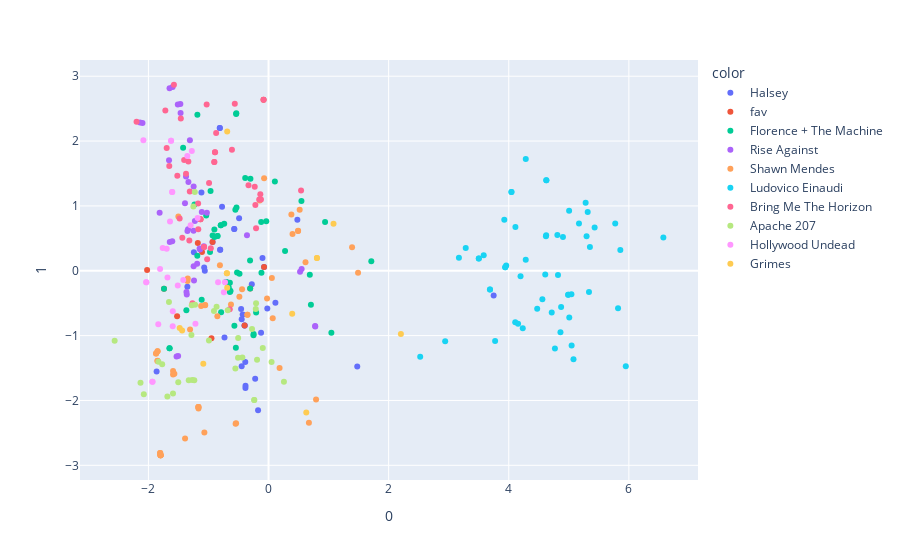

The notebook cell saved with this chart:
### Code cell
df2 = pd.concat([df_halsey, favsong_df, df_florence, df_riseagainst, df_shawn, df_einaudi, df_bmth, df_apache, df_hd, df_grimes])
pipeline = Pipeline([('scaling', StandardScaler()), ('pca', PCA(n_components=2))])

components = pipeline.fit_transform(df2[features_list])
fig = px.scatter(components, x=0, y=1, color=df2["group"], hover_name = df2["song"])
fig.show()

### Figure 1 — Plotly figure (JSON) as saved in the notebook; plotly's stock layout.template omitted (floating-point values rounded to 4 significant figures)
{"data": [{"hovertemplate": "<b>%{hovertext}</b><br><br>color=Halsey<br>0=%{x}<br>1=%{y}<extra></extra>", "hovertext": ["Gasoline_['Halsey']", "Control_['Halsey']", "Colors_['Halsey']", "Castle_['Halsey']", "New Americana_['Halsey']", "Closer_['The Chainsmokers', 'Halsey']", "Him & I (with Halsey)_['G-Eazy', 'Halsey']", "Sorry_['Halsey']", "Walls Could Talk_['Halsey']", "Bad At Love_['Halsey']", "Without Me_['Halsey']", "Eastside (with Halsey & Khalid)_['benny blanco', 'Halsey', 'Khalid']", "Eastside (with Halsey & Khalid)_['benny blanco', 'Halsey', 'Khalid']", "Boy With Luv (feat. Halsey)_['BTS', 'Halsey']", "Die For Me (feat. Future & Halsey)_['Post Malone', 'Halsey', 'Future']", "Nightmare_['Halsey']", "Be Kind (with Halsey)_['Marshmello', 'Halsey']", "forget me too (feat. Halsey)_['Machine Gun Kelly', 'Halsey']", "You should be sad_['Halsey']", "Life's A Mess (feat. Halsey)_['Juice WRLD', 'Halsey']", "Without Me_['Halsey']", "The Salley Gardens_['Benjamin Britten', 'The Elizabethan Singers', 'Wilfrid Parry', 'Louis Halsey']", "Now Or Never_['Halsey']", "The Feeling_['Justin Bieber', 'Halsey']", "Young God_['Halsey']", "Hurricane_['Halsey']", "Graveyard_['Halsey']", "Eastside (with Halsey & Khalid) - Acoustic_['benny blanco', 'Halsey', 'Khalid']", "11 Minutes (with Halsey feat. Travis Barker)_['YUNGBLUD', 'Halsey', 'Travis Barker']", "Drive_['Halsey']", "Hold Me Down_['Halsey']", "The Feeling_['Justin Bieber', 'Halsey']", "Colors_['Halsey']", "New Americana_['Halsey']", "Good Mourning_['Halsey']", "Closer_['The Chainsmokers', 'Halsey']"], "legendgroup": "Halsey", "marker": {"color": "#636efa", "symbol": "circle"}, "mode": "markers", "name": "Halsey", "orientation": "v", "showlegend": true, "type": "scatter", "x": [-0.4473, -0.07454, -0.8052, -0.02056, -0.8117, -0.3844, -0.49, 1.477, -0.2788, -1.071, -0.3978, -0.4306, -0.447, -1.864, -0.7739, -1.351, -0.4567, -1.243, -0.1006, 0.4801, -0.3978, 3.749, -0.7332, -0.5705, 0.1146, -1.117, -0.3874, -0.1743, -0.9322, -0.1246, -1.061, -0.5705, -0.8052, -0.8117, -0.2225, -0.3833], "xaxis": "x", "y": [-1.474, 0.05957, 0.3241, -0.5803, 2.202, -1.809, 0.8096, -1.475, -0.2096, 0.05038, -0.845, -0.6752, -0.7494, -1.554, 0.9878, -0.247, -0.589, 0.2857, 0.1983, 0.7867, -0.845, -0.3795, -1.028, 0.645, -0.4938, 1.207, -1.409, -2.149, 0.4428, -0.9543, 0.0005479, 0.645, 0.3241, 2.202, -1.667, -1.774], "yaxis": "y"}, {"hovertemplate": "<b>%{hovertext}</b><br><br>color=fav<br>0=%{x}<br>1=%{y}<extra></extra>", "hovertext": ["Telephone_['Lady Gaga', 'Beyoncé']", "Control_['Halsey']", "Without Me_['Halsey']", "Alone In A Room_['Asking Alexandria']", "Kingslayer (feat. BABYMETAL)_['Bring Me The Horizon', 'BABYMETAL']", "Ship To Wreck_['Florence + The Machine']", "What Kind Of Man_['Florence + The Machine']", "The Black_['Asking Alexandria']", "11 Minutes (with Halsey feat. Travis Barker)_['YUNGBLUD', 'Halsey', 'Travis Barker']", "Ludens_['Bring Me The Horizon', 'Death Stranding: Timefall']", "La rage_['Keny Arkana']", "The Break Up_['Machine Gun Kelly']"], "legendgroup": "fav", "marker": {"color": "#EF553B", "symbol": "circle"}, "mode": "markers", "name": "fav", "orientation": "v", "showlegend": true, "type": "scatter", "x": [-1.522, -0.07454, -0.3978, -1.177, -1.133, -1.741, -0.3059, -1.108, -0.9322, -0.08282, -2.022, -0.9505], "xaxis": "x", "y": [-0.7006, 0.05957, -0.845, 0.4298, 0.7931, -0.2771, -0.2749, 0.2877, 0.4428, 2.636, 0.01103, -1.039], "yaxis": "y"}, {"hovertemplate": "<b>%{hovertext}</b><br><br>color=Florence + The Machine<br>0=%{x}<br>1=%{y}<extra></extra>", "hovertext": ["Dog Days Are Over_['Florence + The Machine']", "You've Got The Love_['Florence + The Machine']", "Cosmic Love_['Florence + The Machine']", "Shake It Out_['Florence + The Machine']", "Spectrum (Say My Name) - Calvin Harris Remix_['Florence + The Machine', 'Calvin Harris']", "Never Let Me Go_['Florence + The Machine']", "Dog Days Are Over_['Florence + The Machine']", "Kiss With A Fist_['Florence + The Machine']", "You've Got The Love_['Florence + The Machine']", "Heavy In Your Arms_['Florence + The Machine']", "No Light, No Light_['Florence + The Machine']", "Seven Devils_['Florence + The Machine']", "Spectrum (Say My Name) - Calvin Harris Remix_['Florence + The Machine', 'Calvin Harris']", "Kiss With A Fist_['Florence + The Machine']", "You've Got The Love - Jamie xx Rework_['Florence + The Machine', 'The xx', 'Jamie xx']", "Howl_['Florence + The Machine']", "You've Got The Dirtee Love - Live At The Brit Awards / 2010_['Florence + The Machine', 'Dizzee Rascal']", "Ship To Wreck_['Florence + The Machine']", "Shake It Out - MTV Unplugged, 2012_['Florence + The Machine']", "Bird Song_['Florence + The Machine']", "Girl With One Eye_['Florence + The Machine']", "What The Water Gave Me_['Florence + The Machine']", "Spectrum_['Florence + The Machine']", "Dog Days Are Over - MTV Unplugged, 2012_['Florence + The Machine']", "Rabbit Heart (Raise It Up)_['Florence + The Machine']", "Shake It Out - Acoustic_['Florence + The Machine']", "Drumming Song_['Florence + The Machine']", "Breath Of Life_['Florence + The Machine']", "What Kind Of Man_['Florence + The Machine']", "Queen Of Peace_['Florence + The Machine']", "Delilah_['Florence + The Machine']", "Stand By Me_['Florence + The Machine']", "Hunger_['Florence + The Machine']", "Dog Days Are Over_['Florence + The Machine']", "You've Got The Love_['Florence + The Machine']", "Cosmic Love_['Florence + The Machine']", "Kiss With A Fist_['Florence + The Machine']", "Shake It Out_['Florence + The Machine']", "Never Let Me Go_['Florence + The Machine']", "No Light, No Light_['Florence + The Machine']", "Kiss With A Fist_['Florence + The Machine']", "Shake It Out_['Florence + The Machine']", "I'm Not Calling You A Liar_['Florence + The Machine']", "My Boy Builds Coffins_['Florence + The Machine']", "Between Two Lungs_['Florence + The Machine']", "Hurricane Drunk_['Florence + The Machine']", "Blinding_['Florence + The Machine']", "Falling_['Florence + The Machine']", "Dog Days Are Over_['Florence + The Machine']", "Dog Days Are Over_['Florence + The Machine']", "You've Got The Love_['Florence + The Machine']", "Only If For A Night_['Florence + The Machine']", "Seven Devils_['Florence + The Machine']", "You've Got The Love_['Florence + The Machine']", "Heartlines_['Florence + The Machine']"], "legendgroup": "Florence + The Machine", "marker": {"color": "#00cc96", "symbol": "circle"}, "mode": "markers", "name": "Florence + The Machine", "orientation": "v", "showlegend": true, "type": "scatter", "x": [-0.7949, -0.6666, -0.5242, -0.6358, -1.648, -0.5335, -0.8496, -0.9743, -0.6987, 0.548, -0.5397, -0.2508, -1.649, -0.9018, 0.2752, -0.9657, -1.422, -1.741, -0.3014, 0.9417, 0.6874, -0.1223, -0.7896, 0.1057, -1.368, 0.7057, -1.233, -0.3883, -0.3059, -1.113, -1.186, 1.047, -0.2067, -0.738, -0.6438, -0.4832, -0.9313, -0.6434, -0.5523, -0.5368, -0.8994, -0.6358, -0.1178, -0.3073, -0.03755, -1.185, -1.038, 1.712, -0.8496, -0.7949, -0.6666, -0.5438, -0.2484, -0.714, -0.5685], "xaxis": "x", "y": [0.701, -0.2526, -0.02693, -0.3107, -1.193, 0.9749, 0.5357, 0.2891, -0.1724, 1.075, 2.416, -0.994, -1.196, 0.6378, 0.3063, 1.228, 1.896, -0.2771, 1.42, 0.7527, -0.06261, 0.7508, -0.6387, 1.377, -0.608, -0.5234, 1.021, 1.431, -0.2749, -0.4474, 0.2317, -0.9559, -0.6418, 0.7236, -0.1856, -0.04582, 0.5419, -0.3282, 0.9398, 2.43, 0.5197, -0.3107, -0.03243, 0.1596, 0.7623, 2.406, 0.8537, 0.1477, 0.5358, 0.701, -0.2526, -1.189, -0.9756, -0.177, -0.847], "yaxis": "y"}, {"hovertemplate": "<b>%{hovertext}</b><br><br>color=Rise Against<br>0=%{x}<br>1=%{y}<extra></extra>", "hovertext": ["Give It All_['Rise Against']", "Swing Life Away_['Rise Against']", "Prayer Of The Refugee_['Rise Against']", "Under The Knife_['Rise Against']", "Savior_['Rise Against']", "Hero Of War_['Rise Against']", "Re-Education (Through Labor)_['Rise Against']", "Satellite_['Rise Against']", "Make It Stop (September's Children)_['Rise Against']", "Help Is On The Way_['Rise Against']", "Injection_['Rise Against']", "Behind Closed Doors_['Rise Against']", "Worth Dying For_['Rise Against']", "Swing Life Away_['Rise Against']", "Give It All_['Rise Against']", "Paper Wings_['Rise Against']", "Prayer Of The Refugee_['Rise Against']", "Under The Knife_['Rise Against']", "The Good Left Undone_['Rise Against']", "Injection_['Rise Against']", "Behind Closed Doors_['Rise Against']", "Ready To Fall_['Rise Against']", "Worth Dying For_['Rise Against']", "Savior_['Rise Against']", "Hero Of War_['Rise Against']", "Denak ez du balio_['Berri Txarrak', 'Tim McIlrath (Rise Against)']", "Denak Ez Du Balio_['Berri Txarrak', 'Tim McIlrath (Rise Against)']", "Paper Wings_['Rise Against']", "The Good Left Undone_['Rise Against']", "Ready To Fall_['Rise Against']", "From Heads Unworthy_['Rise Against']", "The Dirt Whispered_['Rise Against']", "Collapse (Post-Amerika)_['Rise Against']", "Architects_['Rise Against']", "I Don’t Want To Be Here Anymore_['Rise Against']", "Blood To Bleed_['Rise Against']", "Prayer Of The Refugee_['Rise Against']"], "legendgroup": "Rise Against", "marker": {"color": "#ab63fa", "symbol": "circle"}, "mode": "markers", "name": "Rise Against", "orientation": "v", "showlegend": true, "type": "scatter", "x": [-1.14, 0.5249, -1.468, -1.532, -1.644, 0.7778, -1.027, -1.148, -1.374, -1.241, -1.367, -1.813, -1.597, 0.5512, -1.078, -1.189, -1.511, -1.505, -2.099, -1.361, -1.464, -1.34, -1.648, -1.391, 0.776, -1.226, -1.248, -1.247, -2.14, -1.35, -1.334, -1.111, -1.603, -1.657, -1.247, -0.359, -1.309], "xaxis": "x", "y": [0.3264, -0.01546, 2.57, -1.323, 0.4434, -0.8608, 0.8958, 0.3422, 1.453, -0.151, -0.3255, 0.8953, 2.834, 0.02875, 0.3793, 0.109, 2.564, -1.312, 2.278, -0.3659, 2.434, 0.6414, 2.813, 1.042, -0.8526, 0.768, 0.6188, 0.07093, 2.286, 0.6123, 1.368, 0.9062, 0.4555, 1.703, 1.298, 0.549, 2.013], "yaxis": "y"}, {"hovertemplate": "<b>%{hovertext}</b><br><br>color=Shawn Mendes<br>0=%{x}<br>1=%{y}<extra></extra>", "hovertext": ["Stitches_['Shawn Mendes']", "Imagination_['Shawn Mendes']", "Stitches_['Shawn Mendes']", "I Know What You Did Last Summer_['Shawn Mendes', 'Camila Cabello']", "Never Be Alone_['Shawn Mendes']", "Life Of The Party_['Shawn Mendes']", "A Little Too Much_['Shawn Mendes']", "Treat You Better_['Shawn Mendes']", "There's Nothing Holdin' Me Back_['Shawn Mendes']", "Mercy_['Shawn Mendes']", "In My Blood_['Shawn Mendes']", "Fallin' All In You_['Shawn Mendes']", "Lost In Japan_['Shawn Mendes']", "Señorita_['Shawn Mendes', 'Camila Cabello']", "Señorita_['Shawn Mendes', 'Camila Cabello']", "If I Can't Have You_['Shawn Mendes']", "If I Can't Have You_['Shawn Mendes']", "Lover (Remix) [feat. Shawn Mendes]_['Taylor Swift', 'Shawn Mendes']", "Monster (Shawn Mendes & Justin Bieber)_['Shawn Mendes', 'Justin Bieber']", "Wonder_['Shawn Mendes']", "Monster (Shawn Mendes & Justin Bieber)_['Shawn Mendes', 'Justin Bieber']", "Wonder_['Shawn Mendes']", "There's Nothing Holdin' Me Back_['Shawn Mendes']", "There's Nothing Holdin' Me Back_['Shawn Mendes']", "I Know What You Did Last Summer_['Shawn Mendes', 'Camila Cabello']", "Treat You Better_['Shawn Mendes']", "Señorita_['Shawn Mendes', 'Camila Cabello']", "There's Nothing Holdin' Me Back_['Shawn Mendes']", "There's Nothing Holdin' Me Back_['Shawn Mendes']", "Something Big_['Shawn Mendes']", "Use Somebody - Recorded at Spotify Studios NYC_['Shawn Mendes']", "Youth (feat. Khalid)_['Shawn Mendes', 'Khalid']", "Teach Me How To Love_['Shawn Mendes']", "Never Be Alone_['Shawn Mendes']", "Something Big_['Shawn Mendes']", "Where Were You In The Morning?_['Shawn Mendes']", "Treat You Better - Ashworth Remix_['Shawn Mendes', 'Ashworth']", "If I Can't Have You_['Shawn Mendes']", "Señorita_['Shawn Mendes', 'Camila Cabello']", "Life Of The Party_['Shawn Mendes']", "Fallin' All In You_['Shawn Mendes']", "Memories_['Shawn Mendes']", "Running Low_['Shawn Mendes']", "Treat You Better_['Shawn Mendes']", "Mercy - Acoustic_['Shawn Mendes']", "Stitches_['Shawn Mendes']", "Dream_['Shawn Mendes']", "There's Nothing Holdin' Me Back_['Shawn Mendes']", "There's Nothing Holdin' Me Back_['Shawn Mendes']", "Mercy - Acoustic_['Shawn Mendes']", "Show You_['Shawn Mendes']", "There's Nothing Holdin' Me Back - Acoustic_['Shawn Mendes']", "In My Blood - Acoustic_['Shawn Mendes']", "Treat You Better_['Shawn Mendes']"], "legendgroup": "Shawn Mendes", "marker": {"color": "#FFA15A", "symbol": "circle"}, "mode": "markers", "name": "Shawn Mendes", "orientation": "v", "showlegend": true, "type": "scatter", "x": [-1.345, 0.0553, -1.35, -1.59, 0.4927, -0.3516, -0.02431, -1.848, -1.795, -0.8523, -0.8094, -0.5407, -1.306, -1.168, -1.166, -1.057, -1.122, 0.5185, -0.4854, -0.07357, -0.4403, -0.1468, -1.798, -1.802, -1.59, -1.873, -1.168, -1.798, -1.807, -1.848, 0.3995, 0.06978, -1.568, 0.4914, -1.851, 0.184, -0.6254, -1.055, -1.168, -0.3516, -0.5481, 1.491, 1.391, -1.873, 0.6723, -1.39, 0.3805, -1.798, -1.798, 0.7913, -1.501, -1.068, 0.6156, -1.848], "xaxis": "x", "y": [-0.1202, -0.11, -0.1574, -1.601, 0.6164, -0.6781, -0.4285, -1.242, -2.845, -0.7028, 0.08389, -2.352, -0.9064, -2.101, -2.124, -0.532, -0.5416, 0.9399, -0.4002, 1.425, -0.2831, 1.083, -2.844, -2.81, -1.544, -1.275, -2.101, -2.844, -2.808, -1.386, 0.5654, -0.7315, -1.587, 0.614, -1.39, -1.498, -0.5216, -0.5266, -2.101, -0.6781, -2.359, -0.02935, 0.3614, -1.275, -2.343, -2.587, 0.8693, -2.844, -2.844, -1.985, 0.838, -2.495, 0.1307, -1.242], "yaxis": "y"}, {"hovertemplate": "<b>%{hovertext}</b><br><br>color=Ludovico Einaudi<br>0=%{x}<br>1=%{y}<extra></extra>", "hovertext": ["Le Onde_['Ludovico Einaudi']", "Nuvole Bianche_['Ludovico Einaudi']", "Una Mattina_['Ludovico Einaudi']", "Primavera_['Ludovico Einaudi', 'Robert Ziegler', 'Royal Philharmonic Orchestra']", "Fly_['Ludovico Einaudi']", "Fly_['Ludovico Einaudi']", "Divenire_['Ludovico Einaudi', 'Robert Ziegler', 'Royal Philharmonic Orchestra']", "I Giorni_['Ludovico Einaudi']", "Le Onde_['Ludovico Einaudi']", "Experience_['Ludovico Einaudi', 'Daniel Hope', 'I Virtuosi Italiani']", "Dietro Casa_['Ludovico Einaudi']", "Ora_['Ludovico Einaudi']", "Divenire_['Ludovico Einaudi', 'Robert Ziegler', 'Royal Philharmonic Orchestra']", "Circles (based on Ludovico Einaudi \"Experience\")_['Ludovico Einaudi', 'Greta Svabo Bech']", "Resta Con Me_['Ludovico Einaudi', 'Marco Decimo']", "Ancora_['Ludovico Einaudi']", "DNA_['Ludovico Einaudi', 'Marco Decimo']", "Leo_['Ludovico Einaudi']", "Due Tramonti_['Ludovico Einaudi', 'Marco Decimo']", "Walk_['Ludovico Einaudi']", "I Giorni_['Ludovico Einaudi']", "Primavera_['Ludovico Einaudi', 'Robert Ziegler', 'Royal Philharmonic Orchestra']", "Divenire_['Ludovico Einaudi', 'Robert Ziegler', 'Royal Philharmonic Orchestra']", "L'Origine Nascosta_['Ludovico Einaudi']", "Andare_['Ludovico Einaudi']", "Nightbook_['Ludovico Einaudi']", "The Earth Prelude_['Ludovico Einaudi']", "Time Lapse_['Ludovico Einaudi']", "Night_['Ludovico Einaudi', 'Amsterdam Sinfonietta']", "Passaggio_['Ludovico Einaudi']", "L'Origine Nascosta_['Ludovico Einaudi']", "Andare_['Ludovico Einaudi']", "Run_['Ludovico Einaudi', 'I Virtuosi Italiani']", "Canzone Popolare (Francia1500 ca.)_['Ludovico Einaudi']", "Ombre_['Ludovico Einaudi']", "Le onde_['Ludovico Einaudi']", "In Un'Altra Vita_['Ludovico Einaudi']", "Oltremare_['Ludovico Einaudi']", "Berlin Song_['Ludovico Einaudi']", "Passagio_['Ludovico Einaudi']", "Nefeli_['Ludovico Einaudi']", "Fairytale_['Ludovico Einaudi', 'Marco Decimo', 'Czech National Symphony Orchestra']", "Oltremare_['Ludovico Einaudi']", "Monday_['Ludovico Einaudi']", "Life_['Ludovico Einaudi', 'Daniel Hope', 'I Virtuosi Italiani']", "Burning_['Ludovico Einaudi', 'I Virtuosi Italiani']", "Waterways_['Ludovico Einaudi']", "Discovery At Night_['Ludovico Einaudi']", "Underwood_['Ludovico Einaudi', 'Daniel Hope']", "Four Dimensions_['Ludovico Einaudi', 'Amsterdam Sinfonietta', 'PMCE Parco Della Musica Contempornea Ensemble']", "Petricor_['Ludovico Einaudi', 'Daniel Hope']", "A Fuoco_['Ludovico Einaudi', 'Marco Decimo']", "Dolce Droga_['Ludovico Einaudi']", "Come Un Fiore_['Ludovico Einaudi']", "Experience_['Ludovico Einaudi']", "Life_['Ludovico Einaudi', 'Daniel Hope', 'I Virtuosi Italiani']"], "legendgroup": "Ludovico Einaudi", "marker": {"color": "#19d3f3", "symbol": "circle"}, "mode": "markers", "name": "Ludovico Einaudi", "orientation": "v", "showlegend": true, "type": "scatter", "x": [5.315, 6.574, 5.169, 4.045, 4.626, 4.626, 3.941, 5.773, 5.296, 3.17, 4.716, 4.608, 3.958, 2.526, 5.43, 4.283, 5.005, 4.82, 3.926, 4.108, 5.28, 4.045, 3.941, 4.99, 3.501, 2.941, 5.336, 3.773, 4.111, 4.769, 4.99, 3.501, 4.233, 5.949, 5.351, 4.81, 4.156, 4.623, 4.283, 5.008, 5.044, 4.872, 4.619, 4.474, 3.687, 5.858, 4.196, 4.903, 5.82, 5.078, 3.583, 4.56, 5.047, 4.861, 3.284, 3.687], "xaxis": "x", "y": [0.9056, 0.5143, 0.729, 1.216, 1.395, 1.395, 0.05586, 0.7282, 0.5309, 0.2018, -0.6432, -0.05872, 0.08053, -1.325, 0.6658, 0.1716, 0.9257, -0.06547, 0.7878, -0.7933, 1.047, 1.216, 0.05586, -0.371, 0.1892, -1.088, -0.3286, -1.083, 0.6741, -1.199, -0.371, 0.1892, -0.885, -1.473, 0.3666, 0.5497, -0.8163, 0.5468, 1.723, -0.7192, -0.3623, -0.558, 0.5317, -0.5868, -0.2886, 0.321, -0.08587, 0.5219, -0.5778, -1.363, 0.2407, -0.4401, -1.153, -0.9475, 0.3503, -0.2886], "yaxis": "y"}, {"hovertemplate": "<b>%{hovertext}</b><br><br>color=Bring Me The Horizon<br>0=%{x}<br>1=%{y}<extra></extra>", "hovertext": ["Can You Feel My Heart_['Bring Me The Horizon']", "Sleepwalking_['Bring Me The Horizon']", "Shadow Moses_['Bring Me The Horizon']", "Throne_['Bring Me The Horizon']", "Drown_['Bring Me The Horizon']", "Follow You_['Bring Me The Horizon']", "Happy Song_['Bring Me The Horizon']", "True Friends_['Bring Me The Horizon']", "Avalanche_['Bring Me The Horizon']", "Doomed_['Bring Me The Horizon']", "Can You Feel My Heart_['Bring Me The Horizon']", "Sleepwalking_['Bring Me The Horizon']", "Shadow Moses_['Bring Me The Horizon']", "Chelsea Smile_['Bring Me The Horizon']", "The House of Wolves_['Bring Me The Horizon']", "Go to Hell, for Heaven's Sake_['Bring Me The Horizon']", "Kingslayer (feat. BABYMETAL)_['Bring Me The Horizon', 'BABYMETAL']", "Can You Feel My Heart_['Bring Me The Horizon']", "Empire (Let Them Sing)_['Bring Me The Horizon']", "Hospital for Souls_['Bring Me The Horizon']", "And the Snakes Start to Sing_['Bring Me The Horizon']", "Deathbeds_['Bring Me The Horizon']", "Blasphemy_['Bring Me The Horizon']", "Pray For Plagues_['Bring Me The Horizon']", "Suicide Season_['Bring Me The Horizon']", "The Sadness Will Never End (feat. Sam Carter)_['Bring Me The Horizon', 'Sam Carter']", "Diamonds Aren't Forever_['Bring Me The Horizon']", "Crucify Me (feat. Lights)_['Bring Me The Horizon', 'Lights']", "It Never Ends_['Bring Me The Horizon']", "It Never Ends_['Bring Me The Horizon']", "Don't Go (feat. Lights)_['Bring Me The Horizon', 'Lights']", "Antivist_['Bring Me The Horizon']", "Run_['Bring Me The Horizon']", "Oh No_['Bring Me The Horizon']", "Ludens_['Bring Me The Horizon', 'Death Stranding: Timefall']", "Parasite Eve_['Bring Me The Horizon']", "1x1 (feat. Nova Twins)_['Bring Me The Horizon', 'Nova Twins']", "Parasite Eve_['Bring Me The Horizon']", "Chelsea Smile_['Bring Me The Horizon']", "Crooked Young_['Bring Me The Horizon']", "Seen It All Before_['Bring Me The Horizon']"], "legendgroup": "Bring Me The Horizon", "marker": {"color": "#FF6692", "symbol": "circle"}, "mode": "markers", "name": "Bring Me The Horizon", "orientation": "v", "showlegend": true, "type": "scatter", "x": [-1.461, -1.374, -1.311, -1.335, -1.575, -0.6456, -1.03, -1.173, -1.17, -0.9903, -0.9031, -1.405, -1.518, -1.022, -1.653, -1.319, -1.133, -0.9031, -1.696, -0.2078, -0.1544, 0.5416, -1.436, -0.5619, -0.2194, -0.1259, -0.6092, -0.2299, -0.8911, -0.8911, -0.1369, -1.48, -1.267, -0.3335, -0.08282, -1.074, -2.198, -1.074, -0.961, -1.718, -0.8725], "xaxis": "x", "y": [2.346, 1.497, 1.221, 1.684, 2.868, -0.593, 2.564, 1.039, 0.6403, 1.352, 1.676, 1.707, 1.466, 0.1779, 1.616, 0.4671, 0.7931, 1.676, 1.892, 0.6561, 1.099, 1.238, 0.5088, 2.576, 1.014, 1.097, 1.866, 1.295, 1.826, 1.826, 1.18, 0.8068, -0.5023, 1.317, 2.636, 0.3682, 2.299, 0.3682, 0.349, 2.47, 2.126], "yaxis": "y"}, {"hovertemplate": "<b>%{hovertext}</b><br><br>color=Apache 207<br>0=%{x}<br>1=%{y}<extra></extra>", "hovertext": ["Roller_['Apache 207']", "Madonna_['Bausa', 'Apache 207']", "Angst_['Apache 207']", "Madonna_['Bausa', 'Apache 207']", "Ferrari Testarossa_['Apache 207']", "Kleine Hure_['Apache 207']", "Famous_['Apache 207']", "2002_['Sido', 'Apache 207']", "200 km/h_['Apache 207']", "Roller_['Apache 207']", "Kein Problem_['Apache 207']", "Doch in der Nacht_['Apache 207']", "Wieso tust Du dir das an?_['Apache 207']", "2 Minuten_['Apache 207']", "Sex mit dir_['Apache 207']", "Bläulich_['Apache 207']", "Bläulich_['Apache 207']", "Fame_['Apache 207']", "Sie ruft_['Apache 207']", "Boot_['Apache 207']", "Sag mir wer_['Apache 207']", "SIDECHICKZ_['Apache 207']", "No No_['Apache 207']", "Durch die Straßen_['Apache 207']", "Brot nach Hause_['Apache 207']", "Beef_['Apache 207']", "200 km/h_['Apache 207']", "Keine Fragen_['Apache 207']", "Grey Goose_['Apache 207']", "Wieso tust Du dir das an?_['Apache 207']", "Nicht wie du_['Apache 207']", "Unterwegs_['Apache 207']", "Fame_['Apache 207']", "Matrix_['Apache 207']"], "legendgroup": "Apache 207", "marker": {"color": "#B6E880", "symbol": "circle"}, "mode": "markers", "name": "Apache 207", "orientation": "v", "showlegend": true, "type": "scatter", "x": [-2.077, -0.238, -2.562, -0.238, -1.284, -1.771, -0.9919, -1.223, -1.269, -2.132, -1.834, -1.503, 0.0509, -0.5523, -0.2074, -1.251, -1.658, -0.8651, -0.5057, -1.228, -1.591, -1.236, 0.2565, -0.2748, -0.09584, -1.278, -1.329, -0.5079, -0.2124, -0.1913, -1.684, -0.6792, -0.9085, -0.4355], "xaxis": "x", "y": [-1.906, -1.993, -1.077, -1.993, -0.9885, -1.442, -1.073, -0.5223, -1.683, -1.727, -1.404, -1.721, -1.406, -1.509, -0.4989, 0.9913, -0.4797, -0.5557, -1.038, 1.214, -1.891, -1.687, -1.71, -0.8992, -1.191, -0.5324, -1.689, -1.341, -0.5893, -1.37, -1.938, -0.6072, -0.6199, -1.338], "yaxis": "y"}, {"hovertemplate": "<b>%{hovertext}</b><br><br>color=Hollywood Undead<br>0=%{x}<br>1=%{y}<extra></extra>", "hovertext": ["Everywhere I Go_['Hollywood Undead']", "Undead_['Hollywood Undead']", "Everywhere I Go_['Hollywood Undead']", "Undead_['Hollywood Undead']", "Bullet_['Hollywood Undead']", "Comin’ In Hot_['Hollywood Undead']", "Another Way Out_['Hollywood Undead']", "Lion_['Hollywood Undead']", "Riot_['Hollywood Undead']", "Day Of The Dead_['Hollywood Undead']", "Hear Me Now_['Hollywood Undead']", "Levitate_['Hollywood Undead']", "We Are_['Hollywood Undead']", "Whatever It Takes_['Hollywood Undead']", "No. 5_['Hollywood Undead']", "Been To Hell_['Hollywood Undead']", "I Don’t Wanna Die_['Hollywood Undead']", "Young_['Hollywood Undead']", "Young_['Hollywood Undead']", "Dead Bite_['Hollywood Undead']", "Black Dahlia_['Hollywood Undead']", "City_['Hollywood Undead']", "No. 5_['Hollywood Undead']", "Bitches_['Hollywood Undead']", "Kill Everyone_['Hollywood Undead']", "Believe_['Hollywood Undead']", "Medicine_['Hollywood Undead']"], "legendgroup": "Hollywood Undead", "marker": {"color": "#FF97FF", "symbol": "circle"}, "mode": "markers", "name": "Hollywood Undead", "orientation": "v", "showlegend": true, "type": "scatter", "x": [-1.933, -1.604, -1.933, -1.604, -1.806, -0.84, -1.511, -1.297, -1.42, -1.596, -1.352, -1.683, -1.278, -1.217, -2.036, -1.695, -1.836, -1.622, -1.622, -2.084, -0.7251, -0.7433, -2.036, -1.594, -1.762, -1.181, -1.641], "xaxis": "x", "y": [-1.71, 1.216, -1.71, 1.216, 0.02643, -0.1757, -0.2254, 0.7004, -0.1405, -0.8562, 1.768, -0.104, 1.847, -0.8167, -0.178, 0.3395, -0.8257, 2.005, 2.005, 2.013, -0.1769, -0.3324, -0.178, -0.6259, 0.3511, 0.8124, 0.7608], "yaxis": "y"}, {"hovertemplate": "<b>%{hovertext}</b><br><br>color=Grimes<br>0=%{x}<br>1=%{y}<extra></extra>", "hovertext": ["Juicy Fruit_[\"Tiny Grimes And His Rockin' Highlanders\"]", "Oblivion_['Grimes']", "Kill V. Maim_['Grimes']", "Genesis_['Grimes']", "Too Much Monkey Business - Live at the Marquee Club, 1964 - 2015 Remaster_['Hamish Grimes', 'The Yardbirds', 'Eric Clapton']", "Rosa_['Grimes']", "Vanessa_['Grimes']", "Oblivion_['Grimes']", "Genesis_['Grimes']", "Kill V. Maim_['Grimes']", "Beamer Boi_['Khontkar', 'Myndless Grimes']", "Oblivion_['Grimes']", "Genesis_['Grimes']"], "legendgroup": "Grimes", "marker": {"color": "#FECB52", "symbol": "circle"}, "mode": "markers", "name": "Grimes", "orientation": "v", "showlegend": true, "type": "scatter", "x": [2.204, 0.8058, -1.479, -0.6934, -0.6884, 0.6284, 0.3943, 1.082, -0.6881, -1.439, -1.086, 0.8058, -0.6934], "xaxis": "x", "y": [-0.9748, 0.1957, -0.8834, -0.03663, 2.147, -2.186, -0.6636, 0.7267, -0.2627, -0.9211, -1.433, 0.1957, -0.03663], "yaxis": "y"}], "layout": {"autosize": true, "legend": {"title": {"text": "color"}, "tracegroupgap": 0}, "margin": {"t": 60}, "xaxis": {"anchor": "y", "autorange": true, "domain": [0, 1], "range": [-3.163, 7.175], "title": {"text": "0"}, "type": "linear"}, "yaxis": {"anchor": "x", "autorange": true, "domain": [0, 1], "range": [-3.287, 3.311], "title": {"text": "1"}, "type": "linear"}}}
